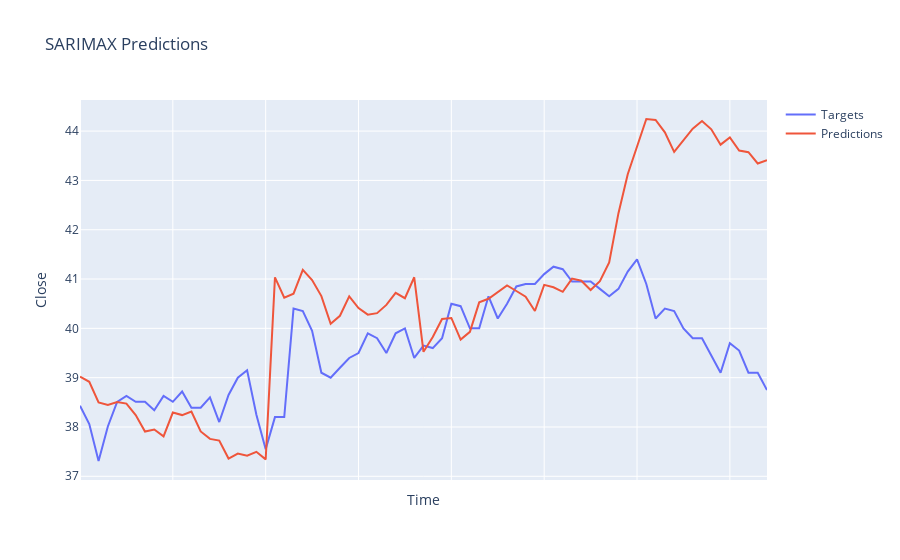

Notebook source saved alongside this figure:
### Code cell
visualize_results(bid_sarimax, "SARIMAX")
